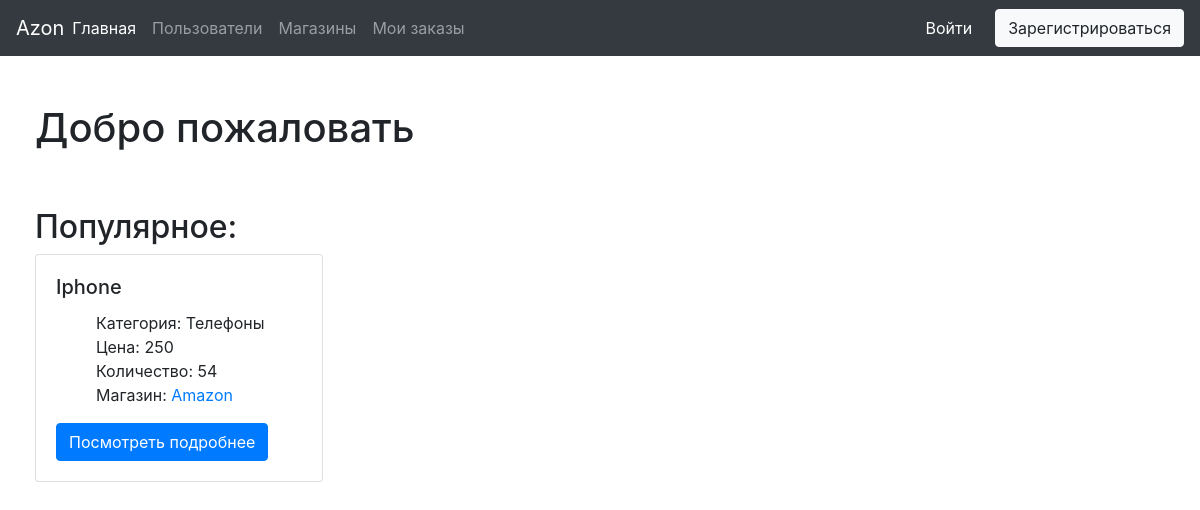
Before: / with the older database file.
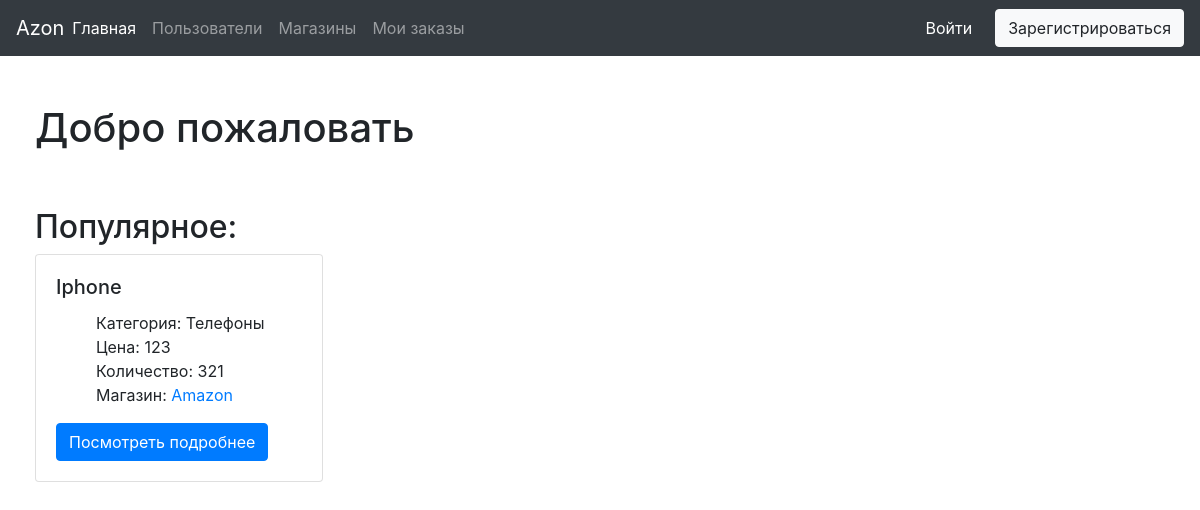
After: the same page with the newer database file.
### shops/models.py (models this page shows, shortened)
class Item(models.Model):
    title = models.CharField(max_length=512)
    description = models.TextField(blank=True, null=True, default=None)
    shop = models.ForeignKey(Shop, on_delete=models.CASCADE)
    category = models.CharField(max_length=256)
    price = models.PositiveIntegerField()
    quantity = models.PositiveIntegerField()

class Shop(models.Model):
    title = models.CharField(max_length=512, unique=True)
    description = models.TextField()
    founder = models.ForeignKey(User, on_delete=models.CASCADE)

### ecommerce/views.py (the view)
# urls.py: path('', main_page_view, name='main_page_url'),
def main_page_view(request):
    items = Item.objects.all()
    return render(request, 'ecommerce/main_page.html', context={'clicked_main': 'active', 'items': items})

### templates/ecommerce/main_page.html (shortened to what this page needs)
{% extends 'ecommerce/base.html' %}
{% block content%}
    <h1>Добро пожаловать {{ request.user.name }}</h1>
    <br>
    <br>
    <h2>Популярное: </h2>
    {% for item in items %}
        <div class="card" style="width: 18rem; display: inline-block; margin-right: 15px; margin-bottom: 15px;">
            <div class="card-body" >
                <h5 class="card-title">{{ item.title }}</h5>
                <ul class="item_card__description" style="text-decoration: none; display: block;">
                    <li class="item_description_item" style="display:block;">
                        Категория: {{ item.category }}
                    </li>
                    <li class="item_description_item" style="display:block;">
                        Цена: {{ item.price }}
                    </li>
                    <li class="item_description_item" style="display:block;">
                        Количество: {{ item.quantity }}
                    </li>
                    <li class="item_description_item" style="display:block;">
                        Магазин: <a href="{% url 'shop_detail_url' title=item.shop.title %}">{{ item.shop.title }}</a>
                    </li>
                </ul>
                <a href="{% url 'item_detail_url' title=item.title %}" class="btn btn-primary">Посмотреть подробнее</a>
            </div>
    {% endfor %}
{% endblock %}

Changed rows visible on the page:
changed Item "Iphone": price "250" → "123"; quantity "54" → "321"
